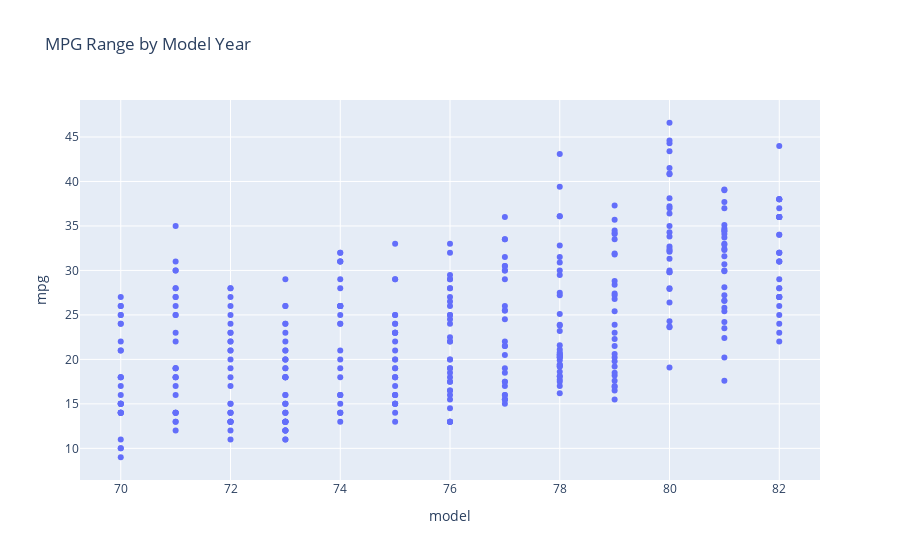

Notebook cell for this chart:
### Code cell
#Create first visual to show 
fig = px.scatter(df3,title='MPG Range by Model Year', x='model', y='mpg', hover_data=['vehicle name'])
#Hover was added to be able to differentiate the vehicles from each other, and to identify each plotpoint.
fig.show()

### Figure 1 — Plotly figure (JSON) as saved in the notebook; plotly's stock layout.template omitted (floating-point values rounded to 4 significant figures; data arrays with more than 128 entries replaced by an {"elided": "..."} marker saying what was removed)
{"data": [{"customdata": {"elided": "398x1 str values"}, "hovertemplate": "model=%{x}<br>mpg=%{y}<br>vehicle name=%{customdata[0]}<extra></extra>", "legendgroup": "", "marker": {"color": "#636efa", "symbol": "circle"}, "mode": "markers", "name": "", "orientation": "v", "showlegend": false, "type": "scatter", "x": {"elided": "398 int values"}, "xaxis": "x", "y": {"elided": "398 float values"}, "yaxis": "y"}], "layout": {"legend": {"tracegroupgap": 0}, "title": {"text": "MPG Range by Model Year"}, "xaxis": {"anchor": "y", "domain": [0, 1], "title": {"text": "model"}}, "yaxis": {"anchor": "x", "domain": [0, 1], "title": {"text": "mpg"}}}}
